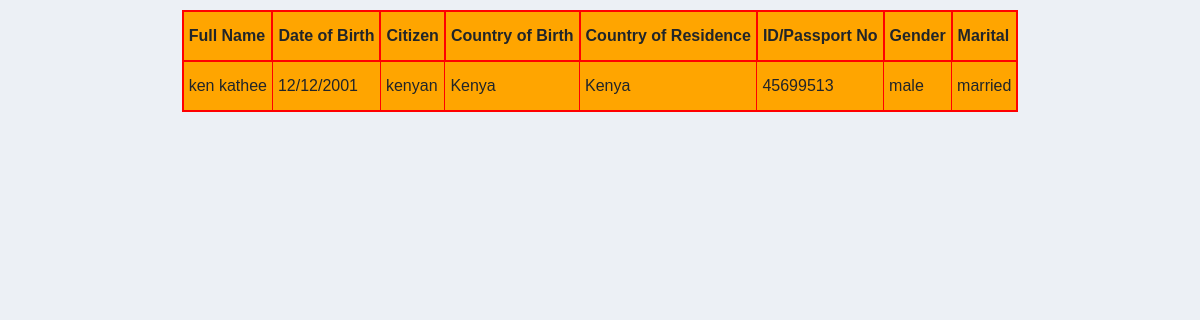
The app's page /pages/staff/registar/registrar.php with its own data.
### tables this page shows
CREATE TABLE `student` (
  `fname` varchar(255) NOT NULL,
  `dob` varchar(255) NOT NULL,
  `citizen` varchar(255) NOT NULL,
  `cob` varchar(255) NOT NULL,
  `cor` varchar(255) NOT NULL,
  `idn` varchar(255) NOT NULL,
  `gender` varchar(255) NOT NULL,
  `marital` varchar(255) NOT NULL,
  `tel` varchar(255) NOT NULL,
  `cell` varchar(255) NOT NULL,
  `address` varchar(255) NOT NULL,
  `email` varchar(255) NOT NULL,
  `language` varchar(255) NOT NULL,
  `studies` varchar(255) NOT NULL,
  `d_studies` varchar(255) NOT NULL,
  `p_name` varchar(255) NOT NULL,
  `p_relation` varchar(255) NOT NULL,
  `p_address` varchar(255) NOT NULL,
  `p_tel` varchar(255) NOT NULL,
  `p_email` varchar(255) NOT NULL,
  `employer` varchar(255) NOT NULL,
  `doe` varchar(255) NOT NULL,
  `duties` varchar(255) NOT NULL,
  `intake` varchar(255) NOT NULL,
  `courses` varchar(255) NOT NULL,
  `finance` varchar(255) NOT NULL,
  `info` varchar(255) NOT NULL
);

### pages/staff/registar/registrar.php (the view, shortened to what this page needs)
<!DOCTYPE html>
<html>
<head>
	<link rel="stylesheet" type="text/css" href="../../css/bootstrap.min.css">
	<link rel="stylesheet" type="text/css" href="../../css/styles.css">
</head>
<body>
	    <table align="center" bordercolor = "green" bgcolor = "orange" border="1px" cellpadding = "5" cellspacing = "5" >
      <tr>
              <th>Full Name</th>
              <th>Date of Birth</th>
              <th>Citizen</th>
              <th>Country of Birth</th>
              <th>Country of Residence</th>
              <th>ID/Passport No</th>
              <th>Gender</th>
              <th>Marital</th>
      </tr>
    <?php
    include('../../db/connect.php');
      $result = mysqli_query($con, "SELECT * FROM student ORDER BY fname ASC");
      while($row = mysqli_fetch_assoc($result))
      {
    ?>
          <tr>
          <td><?php echo $row['fname']; ?></td>
                  <td><?php echo $row['dob']; ?></td>
                  <td><?php echo $row['citizen']; ?></td>
                  <td><?php echo $row['cob']; ?></td>
                  <td><?php echo $row['cor']; ?></td>
                  <td><?php echo $row['idn']; ?></td>
                  <td><?php echo $row['gender']; ?></td>
                  <td><?php echo $row['marital']; ?></td>
          </tr>
    <?php
        }
    ?>
    </table>
</body>
</html>

### pages/css/styles.css (style rules this page uses)
body { font-size: 16px; background-color: #ecf0f5; font-family: 'oxygen', sans-serif; }
table, th, tr { border: 2px solid red; height: 50px; }
table { background-color: orange; padding: 1px; margin-top: 10px; }

### records on screen
student: fname "ken kathee", dob "12/12/2001", citizen "kenyan", cob "Kenya", cor "Kenya", idn "45699513", gender "male", marital "married"
